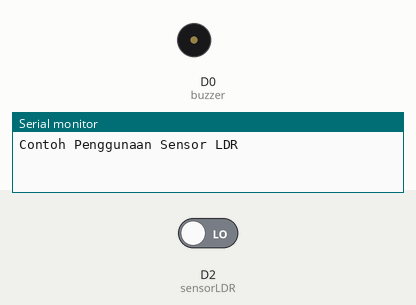
This sketch was run on a simulated ESP8266 (NodeMCU). Parts: buzzer (waves = sounding, pin HIGH), the last lines printed to the serial monitor. The test bench sets the inputs (shaded band); at power-on: D2 (sensorLDR) LOW.

Above: at 0.1 s.
At 4.1 s:
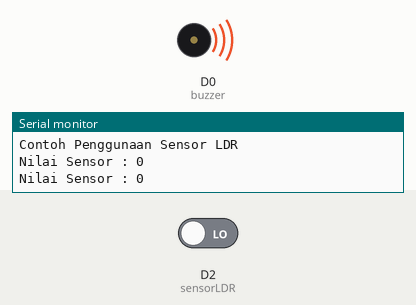
Timing chart, 0 to 5.6 s (numbered marks = the images above):
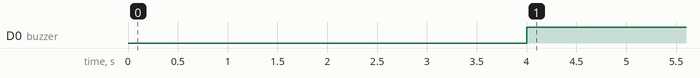

The sketch:

try-buzzer.ino
```cpp
#define sensorLDR D2
#define buzzer D0
int nilaiSensor;
void setup() {
  // put your setup code here, to run once:
  Serial.begin(115200);
  Serial.println("Contoh Penggunaan Sensor LDR");
  pinMode(buzzer, OUTPUT);
  delay(3000);
}

void loop() {
  // put your main code here, to run repeatedly:
  nilaiSensor = digitalRead(sensorLDR);
  Serial.print("Nilai Sensor : ");
  Serial.println(nilaiSensor);
  delay(1000);
  if(nilaiSensor > 0){
    digitalWrite(buzzer, LOW);
  }else{
    digitalWrite(buzzer, HIGH);
  }
}
```

Measured:
- by itself, D0 (buzzer): LOW → HIGH at 4.0 s
